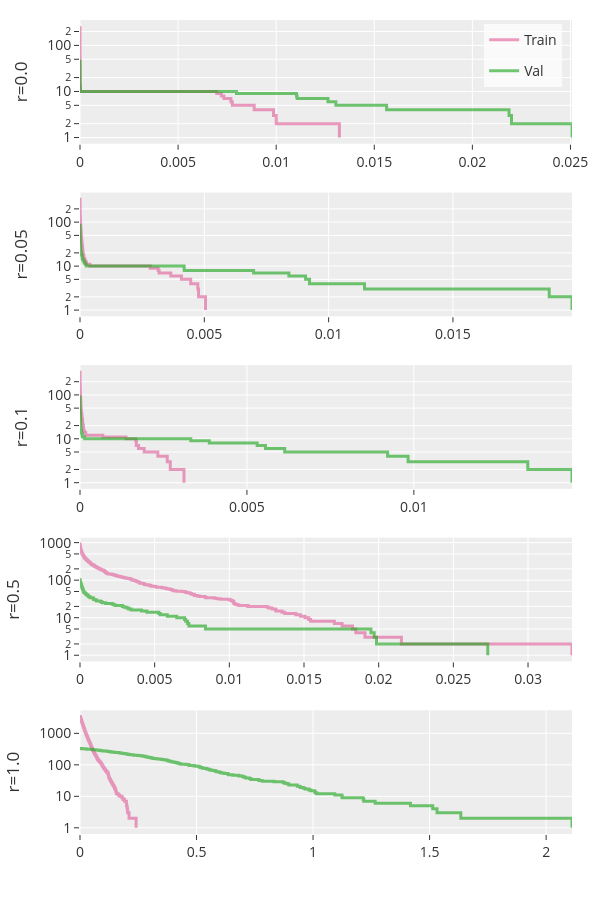

Notebook cell for this chart:
### Markdown cell above
## Train and Val Comparison by Randomness

This compact figure overlays the train and validation tracks for each randomness setting.

### Code cell
SINGLE_OUTPUT_PATH = OUTPUT_ROOT / "simplification_threshold_train_val.html"
SINGLE_STATIC_OUTPUT_PATH = OUTPUT_ROOT / "simplification_threshold_train_val.png"

single_fig = make_subplots(
    rows=nrows,
    cols=1,
    shared_xaxes=False,
    vertical_spacing=0.06,
)
track_colors = {"train": "rgba(225, 95, 153, 0.62)", "val": "rgba(28, 167, 28, 0.62)"}

for row_index, randomness in enumerate(settings, start=1):
    for split in ("train", "val"):
        frame = series[randomness][split]
        if frame.empty:
            continue
        single_fig.add_trace(
            go.Scatter(
                x=frame["threshold"],
                y=frame["count"],
                mode="lines",
                line=dict(shape="hv", color=track_colors[split], width=3),
                name=split.capitalize(),
                legendgroup=split,
                showlegend=row_index == 1,
                hovertemplate=f"Randomness: {randomness}<br>Threshold: %{{x}}<br>Count: %{{y}}<extra>{split.capitalize()}</extra>",
            ),
            row=row_index,
            col=1,
        )

single_fig.update_layout(
    margin=dict(l=20, r=20, t=20, b=20),
    width=600,
    height=180 * nrows,
    font=dict(size=14),
    legend=dict(
        x=0.98,
        y=0.995,
        xanchor="right",
        yanchor="top",
        bgcolor="rgba(255, 255, 255, 0.72)"
    ),
)
single_fig.update_xaxes(title_text="", automargin=True, showgrid=True)
for row_index, randomness in enumerate(settings, start=1):
    single_fig.update_yaxes(type="log", title_text=f"r={randomness}", row=row_index, col=1, automargin=True, showgrid=True)

# single_fig.write_html(SINGLE_OUTPUT_PATH, include_plotlyjs="cdn")
try:
    single_fig.write_image(SINGLE_STATIC_OUTPUT_PATH, scale=4)
except (ValueError, ImportError) as error:
    warnings.warn(f"Static PNG export skipped; install kaleido to enable it: {error}")
print(f"Saved single-column comparison to: {SINGLE_OUTPUT_PATH}")
single_fig.show()

### Figure 1 — Plotly figure (JSON) as saved in the notebook; plotly's stock layout.template omitted (floating-point values rounded to 4 significant figures; data arrays with more than 128 entries replaced by an {"elided": "..."} marker saying what was removed)
{"data": [{"hovertemplate": "Randomness: 0.0<br>Threshold: %{x}<br>Count: %{y}<extra>Train</extra>", "legendgroup": "train", "line": {"color": "rgba(225, 95, 153, 0.62)", "shape": "hv", "width": 3}, "mode": "lines", "name": "Train", "showlegend": true, "type": "scatter", "x": {"elided": "261 float values"}, "xaxis": "x", "y": {"elided": "261 int values"}, "yaxis": "y"}, {"hovertemplate": "Randomness: 0.0<br>Threshold: %{x}<br>Count: %{y}<extra>Val</extra>", "legendgroup": "val", "line": {"color": "rgba(28, 167, 28, 0.62)", "shape": "hv", "width": 3}, "mode": "lines", "name": "Val", "showlegend": true, "type": "scatter", "x": [0.0, 0.0, 0.0, 0.0, 0.0, 0.0, 0.0, 1.192e-07, 1.192e-07, 1.192e-07, 1.192e-07, 1.192e-07, 1.192e-07, 1.192e-07, 2.384e-07, 2.384e-07, 2.384e-07, 2.384e-07, 2.384e-07, 2.384e-07, 2.384e-07, 2.384e-07, 3.576e-07, 3.576e-07, 3.576e-07, 3.576e-07, 7.153e-07, 8.344e-07, 9.537e-07, 1.311e-06, 1.669e-06, 2.026e-06, 2.027e-06, 2.146e-06, 2.623e-06, 3.099e-06, 3.219e-06, 1.252e-05, 1.609e-05, 1.872e-05, 0.007973, 0.01103, 0.01106, 0.01264, 0.01304, 0.01563, 0.02187, 0.022, 0.02508], "xaxis": "x", "y": [49, 48, 47, 46, 45, 44, 43, 42, 41, 40, 39, 38, 37, 36, 35, 34, 33, 32, 31, 30, 29, 28, 27, 26, 25, 24, 23, 22, 21, 20, 19, 18, 17, 16, 15, 14, 13, 12, 11, 10, 9, 8, 7, 6, 5, 4, 3, 2, 1], "yaxis": "y"}, {"hovertemplate": "Randomness: 0.05<br>Threshold: %{x}<br>Count: %{y}<extra>Train</extra>", "legendgroup": "train", "line": {"color": "rgba(225, 95, 153, 0.62)", "shape": "hv", "width": 3}, "mode": "lines", "name": "Train", "showlegend": false, "type": "scatter", "x": {"elided": "340 float values"}, "xaxis": "x2", "y": {"elided": "340 int values"}, "yaxis": "y2"}, {"hovertemplate": "Randomness: 0.05<br>Threshold: %{x}<br>Count: %{y}<extra>Val</extra>", "legendgroup": "val", "line": {"color": "rgba(28, 167, 28, 0.62)", "shape": "hv", "width": 3}, "mode": "lines", "name": "Val", "showlegend": false, "type": "scatter", "x": [0.0, 0.0, 1.192e-07, 1.192e-07, 2.384e-07, 3.576e-07, 5.96e-07, 8.345e-07, 8.345e-07, 1.073e-06, 1.311e-06, 1.311e-06, 1.311e-06, 1.669e-06, 1.669e-06, 1.907e-06, 1.907e-06, 2.145e-06, 2.146e-06, 2.265e-06, 2.384e-06, 2.503e-06, 2.623e-06, 3.099e-06, 3.219e-06, 3.815e-06, 4.053e-06, 4.411e-06, 4.53e-06, 4.768e-06, 5.126e-06, 5.364e-06, 5.483e-06, 6.08e-06, 6.08e-06, 6.437e-06, 6.556e-06, 6.914e-06, 7.271e-06, 7.748e-06, 8.702e-06, 9.179e-06, 9.417e-06, 9.656e-06, 9.894e-06, 1.037e-05, 1.061e-05, 1.156e-05, 1.359e-05, 1.359e-05, 1.395e-05, 1.442e-05, 1.478e-05, 1.526e-05, 1.573e-05, 1.645e-05, 1.74e-05, 1.967e-05, 2.181e-05, 2.432e-05, 2.849e-05, 2.956e-05, 2.992e-05, 3.004e-05, 3.337e-05, 3.349e-05, 3.993e-05, 4.029e-05, 4.875e-05, 5.959e-05, 6.09e-05, 8.273e-05, 8.427e-05, 9.131e-05, 0.0001069, 0.0001315, 0.0001678, 0.0002077, 0.0002492, 0.004186, 0.004193, 0.006983, 0.008401, 0.009072, 0.009231, 0.01144, 0.01887, 0.01979], "xaxis": "x2", "y": [88, 87, 86, 85, 84, 83, 82, 81, 80, 79, 78, 77, 76, 75, 74, 73, 72, 71, 70, 69, 68, 67, 66, 65, 64, 63, 62, 61, 60, 59, 58, 57, 56, 55, 54, 53, 52, 51, 50, 49, 48, 47, 46, 45, 44, 43, 42, 41, 40, 39, 38, 37, 36, 35, 34, 33, 32, 31, 30, 29, 28, 27, 26, 25, 24, 23, 22, 21, 20, 19, 18, 17, 16, 15, 14, 13, 12, 11, 10, 9, 8, 7, 6, 5, 4, 3, 2, 1], "yaxis": "y2"}, {"hovertemplate": "Randomness: 0.1<br>Threshold: %{x}<br>Count: %{y}<extra>Train</extra>", "legendgroup": "train", "line": {"color": "rgba(225, 95, 153, 0.62)", "shape": "hv", "width": 3}, "mode": "lines", "name": "Train", "showlegend": false, "type": "scatter", "x": {"elided": "345 float values"}, "xaxis": "x3", "y": {"elided": "345 int values"}, "yaxis": "y3"}, {"hovertemplate": "Randomness: 0.1<br>Threshold: %{x}<br>Count: %{y}<extra>Val</extra>", "legendgroup": "val", "line": {"color": "rgba(28, 167, 28, 0.62)", "shape": "hv", "width": 3}, "mode": "lines", "name": "Val", "showlegend": false, "type": "scatter", "x": [0.0, 0.0, 0.0, 1.192e-07, 1.192e-07, 2.384e-07, 3.576e-07, 3.576e-07, 3.576e-07, 4.768e-07, 5.96e-07, 7.153e-07, 8.345e-07, 1.192e-06, 1.192e-06, 1.192e-06, 1.192e-06, 1.431e-06, 1.55e-06, 1.55e-06, 1.669e-06, 1.907e-06, 2.027e-06, 2.027e-06, 2.027e-06, 2.265e-06, 2.265e-06, 2.623e-06, 2.623e-06, 2.623e-06, 2.742e-06, 2.861e-06, 2.861e-06, 3.219e-06, 3.338e-06, 3.576e-06, 3.576e-06, 3.695e-06, 3.695e-06, 3.815e-06, 3.815e-06, 3.934e-06, 3.934e-06, 4.53e-06, 4.649e-06, 5.126e-06, 5.484e-06, 6.914e-06, 6.914e-06, 6.914e-06, 7.272e-06, 7.749e-06, 8.583e-06, 9.298e-06, 9.417e-06, 1.001e-05, 1.013e-05, 1.168e-05, 1.204e-05, 1.383e-05, 1.407e-05, 1.43e-05, 1.478e-05, 1.55e-05, 1.55e-05, 1.633e-05, 1.681e-05, 1.717e-05, 1.991e-05, 2.098e-05, 2.181e-05, 2.217e-05, 2.359e-05, 2.372e-05, 2.384e-05, 2.432e-05, 2.67e-05, 2.706e-05, 2.754e-05, 4.136e-05, 4.314e-05, 5.412e-05, 6.445e-05, 7.485e-05, 0.0001381, 0.003318, 0.003873, 0.005306, 0.005554, 0.006131, 0.009214, 0.009828, 0.01341, 0.01474], "xaxis": "x3", "y": [94, 93, 92, 91, 90, 89, 88, 87, 86, 85, 84, 83, 82, 81, 80, 79, 78, 77, 76, 75, 74, 73, 72, 71, 70, 69, 68, 67, 66, 65, 64, 63, 62, 61, 60, 59, 58, 57, 56, 55, 54, 53, 52, 51, 50, 49, 48, 47, 46, 45, 44, 43, 42, 41, 40, 39, 38, 37, 36, 35, 34, 33, 32, 31, 30, 29, 28, 27, 26, 25, 24, 23, 22, 21, 20, 19, 18, 17, 16, 15, 14, 13, 12, 11, 10, 9, 8, 7, 6, 5, 4, 3, 2, 1], "yaxis": "y3"}, {"hovertemplate": "Randomness: 0.5<br>Threshold: %{x}<br>Count: %{y}<extra>Train</extra>", "legendgroup": "train", "line": {"color": "rgba(225, 95, 153, 0.62)", "shape": "hv", "width": 3}, "mode": "lines", "name": "Train", "showlegend": false, "type": "scatter", "x": {"elided": "926 float values"}, "xaxis": "x4", "y": {"elided": "926 int values"}, "yaxis": "y4"}, {"hovertemplate": "Randomness: 0.5<br>Threshold: %{x}<br>Count: %{y}<extra>Val</extra>", "legendgroup": "val", "line": {"color": "rgba(28, 167, 28, 0.62)", "shape": "hv", "width": 3}, "mode": "lines", "name": "Val", "showlegend": false, "type": "scatter", "x": [0.0, 1.548e-06, 5.96e-06, 6.555e-06, 8.099e-06, 8.821e-06, 1.168e-05, 1.192e-05, 1.359e-05, 1.419e-05, 1.907e-05, 2.395e-05, 2.396e-05, 2.444e-05, 2.658e-05, 3.015e-05, 3.23e-05, 3.516e-05, 3.6e-05, 3.826e-05, 4.732e-05, 6.151e-05, 6.258e-05, 6.389e-05, 6.389e-05, 6.592e-05, 7.033e-05, 9.035e-05, 9.75e-05, 9.986e-05, 0.0001, 0.0001038, 0.0001073, 0.0001119, 0.0001148, 0.0001221, 0.0001278, 0.0001291, 0.0001293, 0.0001328, 0.0001397, 0.0001578, 0.0001718, 0.0001723, 0.0001784, 0.0001915, 0.0001946, 0.0001963, 0.0002043, 0.0002083, 0.0002086, 0.0002286, 0.0002346, 0.0002412, 0.0002562, 0.0002604, 0.0002633, 0.0003326, 0.0003494, 0.0003511, 0.0003894, 0.0004088, 0.0004378, 0.0005137, 0.0005151, 0.0005245, 0.0005896, 0.0006095, 0.0006738, 0.000682, 0.0008758, 0.0008945, 0.0008967, 0.0009549, 0.001082, 0.001117, 0.001369, 0.001431, 0.001501, 0.001718, 0.002162, 0.002248, 0.002359, 0.002834, 0.002958, 0.00313, 0.003261, 0.003426, 0.004119, 0.004478, 0.005278, 0.005371, 0.005848, 0.006479, 0.007003, 0.00708, 0.007203, 0.00729, 0.008401, 0.01948, 0.0197, 0.01986, 0.02731], "xaxis": "x4", "y": [103, 102, 101, 100, 99, 98, 97, 96, 95, 94, 93, 92, 91, 90, 89, 88, 87, 86, 85, 84, 83, 82, 81, 80, 79, 78, 77, 76, 75, 74, 73, 72, 71, 70, 69, 68, 67, 66, 65, 64, 63, 62, 61, 60, 59, 58, 57, 56, 55, 54, 53, 52, 51, 50, 49, 48, 47, 46, 45, 44, 43, 42, 41, 40, 39, 38, 37, 36, 35, 34, 33, 32, 31, 30, 29, 28, 27, 26, 25, 24, 23, 22, 21, 20, 19, 18, 17, 16, 15, 14, 13, 12, 11, 10, 9, 8, 7, 6, 5, 4, 3, 2, 1], "yaxis": "y4"}, {"hovertemplate": "Randomness: 1.0<br>Threshold: %{x}<br>Count: %{y}<extra>Train</extra>", "legendgroup": "train", "line": {"color": "rgba(225, 95, 153, 0.62)", "shape": "hv", "width": 3}, "mode": "lines", "name": "Train", "showlegend": false, "type": "scatter", "x": {"elided": "3440 float values"}, "xaxis": "x5", "y": {"elided": "3440 int values"}, "yaxis": "y5"}, {"hovertemplate": "Randomness: 1.0<br>Threshold: %{x}<br>Count: %{y}<extra>Val</extra>", "legendgroup": "val", "line": {"color": "rgba(28, 167, 28, 0.62)", "shape": "hv", "width": 3}, "mode": "lines", "name": "Val", "showlegend": false, "type": "scatter", "x": {"elided": "332 float values"}, "xaxis": "x5", "y": {"elided": "332 int values"}, "yaxis": "y5"}], "layout": {"font": {"size": 14}, "height": 900, "legend": {"bgcolor": "rgba(255, 255, 255, 0.72)", "x": 0.98, "xanchor": "right", "y": 0.995, "yanchor": "top"}, "margin": {"b": 20, "l": 20, "r": 20, "t": 20}, "width": 600, "xaxis": {"anchor": "y", "automargin": true, "domain": [0, 1], "showgrid": true, "title": {"text": ""}}, "xaxis2": {"anchor": "y2", "automargin": true, "domain": [0, 1], "showgrid": true, "title": {"text": ""}}, "xaxis3": {"anchor": "y3", "automargin": true, "domain": [0, 1], "showgrid": true, "title": {"text": ""}}, "xaxis4": {"anchor": "y4", "automargin": true, "domain": [0, 1], "showgrid": true, "title": {"text": ""}}, "xaxis5": {"anchor": "y5", "automargin": true, "domain": [0, 1], "showgrid": true, "title": {"text": ""}}, "yaxis": {"anchor": "x", "automargin": true, "domain": [0.848, 1], "showgrid": true, "title": {"text": "r=0.0"}, "type": "log"}, "yaxis2": {"anchor": "x2", "automargin": true, "domain": [0.636, 0.788], "showgrid": true, "title": {"text": "r=0.05"}, "type": "log"}, "yaxis3": {"anchor": "x3", "automargin": true, "domain": [0.424, 0.576], "showgrid": true, "title": {"text": "r=0.1"}, "type": "log"}, "yaxis4": {"anchor": "x4", "automargin": true, "domain": [0.212, 0.364], "showgrid": true, "title": {"text": "r=0.5"}, "type": "log"}, "yaxis5": {"anchor": "x5", "automargin": true, "domain": [0, 0.152], "showgrid": true, "title": {"text": "r=1.0"}, "type": "log"}}}
